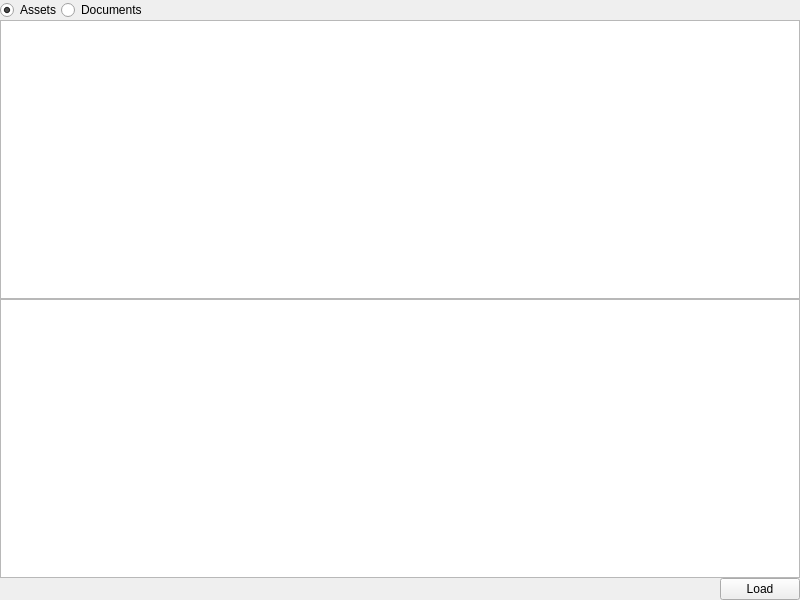
<?xml version="1.0" encoding="UTF-8"?>
<ui version="4.0">
 <class>FileListWindow</class>
 <widget class="QMainWindow" name="FileListWindow">
  <property name="geometry">
   <rect>
    <x>0</x>
    <y>0</y>
    <width>800</width>
    <height>600</height>
   </rect>
  </property>
  <property name="windowTitle">
   <string>MainWindow mobile</string>
  </property>
  <property name="styleSheet">
   <string notr="true"/>
  </property>
  <widget class="QWidget" name="centralwidget">
   <layout class="QVBoxLayout" name="verticalLayout">
    <property name="spacing">
     <number>0</number>
    </property>
    <property name="leftMargin">
     <number>0</number>
    </property>
    <property name="topMargin">
     <number>0</number>
    </property>
    <property name="rightMargin">
     <number>0</number>
    </property>
    <property name="bottomMargin">
     <number>0</number>
    </property>
    <item>
     <layout class="QHBoxLayout" name="locationLayout">
      <item>
       <widget class="QRadioButton" name="rbAssets">
        <property name="text">
         <string>Assets</string>
        </property>
        <property name="checked">
         <bool>true</bool>
        </property>
        <property name="mobileOnly" stdset="0">
         <bool>true</bool>
        </property>
       </widget>
      </item>
      <item>
       <widget class="QRadioButton" name="rbDocuments">
        <property name="text">
         <string>Documents</string>
        </property>
        <property name="mobileOnly" stdset="0">
         <bool>false</bool>
        </property>
       </widget>
      </item>
      <item>
       <spacer name="horizontalSpacer">
        <property name="orientation">
         <enum>Qt::Horizontal</enum>
        </property>
        <property name="sizeHint" stdset="0">
         <size>
          <width>40</width>
          <height>20</height>
         </size>
        </property>
       </spacer>
      </item>
     </layout>
    </item>
    <item>
     <widget class="QTreeView" name="fileListView"/>
    </item>
    <item>
     <widget class="QListView" name="samplesListView">
      <property name="editTriggers">
       <set>QAbstractItemView::NoEditTriggers</set>
      </property>
      <property name="selectionBehavior">
       <enum>QAbstractItemView::SelectRows</enum>
      </property>
     </widget>
    </item>
    <item>
     <layout class="QHBoxLayout" name="bottomButtonsLayout">
      <item>
       <spacer name="horizontalSpacer_2">
        <property name="orientation">
         <enum>Qt::Horizontal</enum>
        </property>
        <property name="sizeHint" stdset="0">
         <size>
          <width>40</width>
          <height>20</height>
         </size>
        </property>
       </spacer>
      </item>
      <item>
       <widget class="QPushButton" name="btnLoad">
        <property name="text">
         <string>Load</string>
        </property>
       </widget>
      </item>
     </layout>
    </item>
   </layout>
  </widget>
  <action name="aLocationAssets">
   <property name="checkable">
    <bool>true</bool>
   </property>
   <property name="checked">
    <bool>true</bool>
   </property>
   <property name="text">
    <string>Assets</string>
   </property>
   <property name="font">
    <font>
     <pointsize>8</pointsize>
    </font>
   </property>
  </action>
  <action name="aLocationDocuments">
   <property name="checkable">
    <bool>true</bool>
   </property>
   <property name="text">
    <string>Documents</string>
   </property>
   <property name="font">
    <font>
     <pointsize>8</pointsize>
    </font>
   </property>
  </action>
 </widget>
 <resources/>
 <connections>
  <connection>
   <sender>rbAssets</sender>
   <signal>clicked()</signal>
   <receiver>FileListWindow</receiver>
   <slot>SelectAssets()</slot>
   <hints>
    <hint type="sourcelabel">
     <x>75</x>
     <y>31</y>
    </hint>
    <hint type="destinationlabel">
     <x>1229</x>
     <y>29</y>
    </hint>
   </hints>
  </connection>
  <connection>
   <sender>rbDocuments</sender>
   <signal>clicked()</signal>
   <receiver>FileListWindow</receiver>
   <slot>SelectDocuments()</slot>
   <hints>
    <hint type="sourcelabel">
     <x>172</x>
     <y>31</y>
    </hint>
    <hint type="destinationlabel">
     <x>926</x>
     <y>47</y>
    </hint>
   </hints>
  </connection>
 </connections>
 <slots>
  <slot>SelectAssets()</slot>
  <slot>SelectDocuments()</slot>
 </slots>
</ui>
